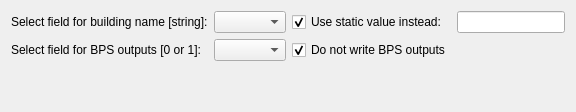
                    <widget class="QWidget" name="buildingNameBPS">
                     <attribute name="title">
                      <string>Building Name and BPS</string>
                     </attribute>
                     <layout class="QGridLayout" name="gridLayout_33">
                      <item row="1" column="0">
                       <widget class="QLabel" name="label_17">
                        <property name="text">
                         <string>Select field for BPS outputs [0 or 1]:</string>
                        </property>
                       </widget>
                      </item>
                      <item row="0" column="0">
                       <widget class="QLabel" name="label_12">
                        <property name="text">
                         <string>Select field for building name [string]:</string>
                        </property>
                       </widget>
                      </item>
                      <item row="1" column="1">
                       <widget class="QgsFieldComboBox" name="cb_bBPS">
                        <property name="allowEmptyFieldName">
                         <bool>false</bool>
                        </property>
                       </widget>
                      </item>
                      <item row="0" column="1">
                       <widget class="QgsFieldComboBox" name="cb_bName">
                        <property name="sizePolicy">
                         <sizepolicy hsizetype="Expanding" vsizetype="Fixed">
                          <horstretch>0</horstretch>
                          <verstretch>0</verstretch>
                         </sizepolicy>
                        </property>
                       </widget>
                      </item>
                      <item row="0" column="3" alignment="Qt::AlignmentFlag::AlignRight">
                       <widget class="QLineEdit" name="le_bName"/>
                      </item>
                      <item row="2" column="1">
                       <spacer name="verticalSpacer_4">
                        <property name="orientation">
                         <enum>Qt::Orientation::Vertical</enum>
                        </property>
                        <property name="sizeHint" stdset="0">
                         <size>
                          <width>20</width>
                          <height>40</height>
                         </size>
                        </property>
                       </spacer>
                      </item>
                      <item row="0" column="2">
                       <widget class="QCheckBox" name="chk_bName">
                        <property name="layoutDirection">
                         <enum>Qt::LayoutDirection::LeftToRight</enum>
                        </property>
                        <property name="text">
                         <string>Use static value instead:</string>
                        </property>
                        <property name="checkable">
                         <bool>true</bool>
                        </property>
                        <property name="checked">
                         <bool>true</bool>
                        </property>
                       </widget>
                      </item>
                      <item row="1" column="2">
                       <widget class="QCheckBox" name="chk_bBPS">
                        <property name="text">
                         <string>Do not write BPS outputs</string>
                        </property>
                        <property name="checked">
                         <bool>true</bool>
                        </property>
                       </widget>
                      </item>
                     </layout>
                    </widget>
